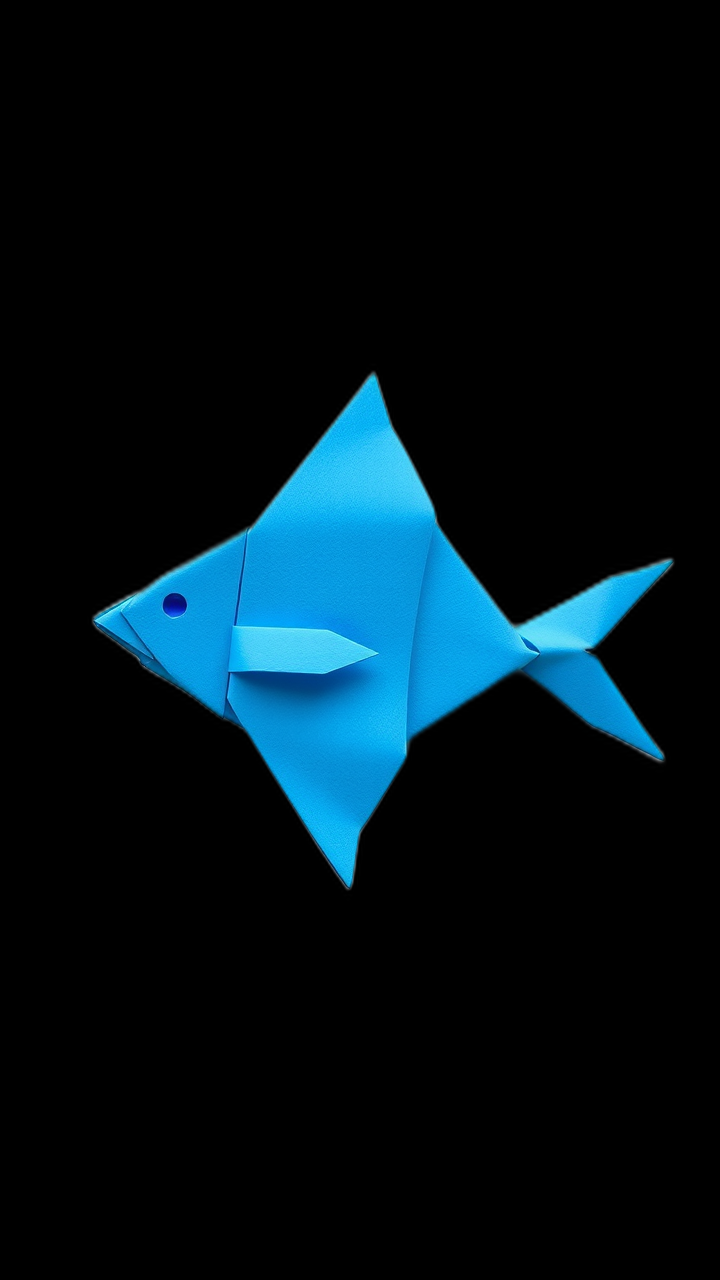
#> input picture assets/cards/fish_origami.png, 720 x 1280 px
$ python -i remove_bg_opencv.py   (imports and definitions only)
#> lines starting #> are read from the running program, lines starting #| are printed output that depends on the picture
"""
Professional background removal using OpenCV
使用 OpenCV 進行專業去背處理
"""
import cv2
import numpy as np
from pathlib import Path
from PIL import Image

def remove_white_background_opencv(input_path, output_path):
    """
    使用 OpenCV 移除白色背景

    Args:
        input_path: 輸入圖片路徑
        output_path: 輸出圖片路徑
    """
#> called with input_path = 'assets/cards/fish_origami.png', output_path = 'out.png'
    # 讀取圖片
    img = cv2.imread(str(input_path))
#> img is the input picture: shape (1280, 720, 3); mean B, G, R 25.3, 18.2, 2.1

    # 轉換為灰度圖
    gray = cv2.cvtColor(img, cv2.COLOR_BGR2GRAY)
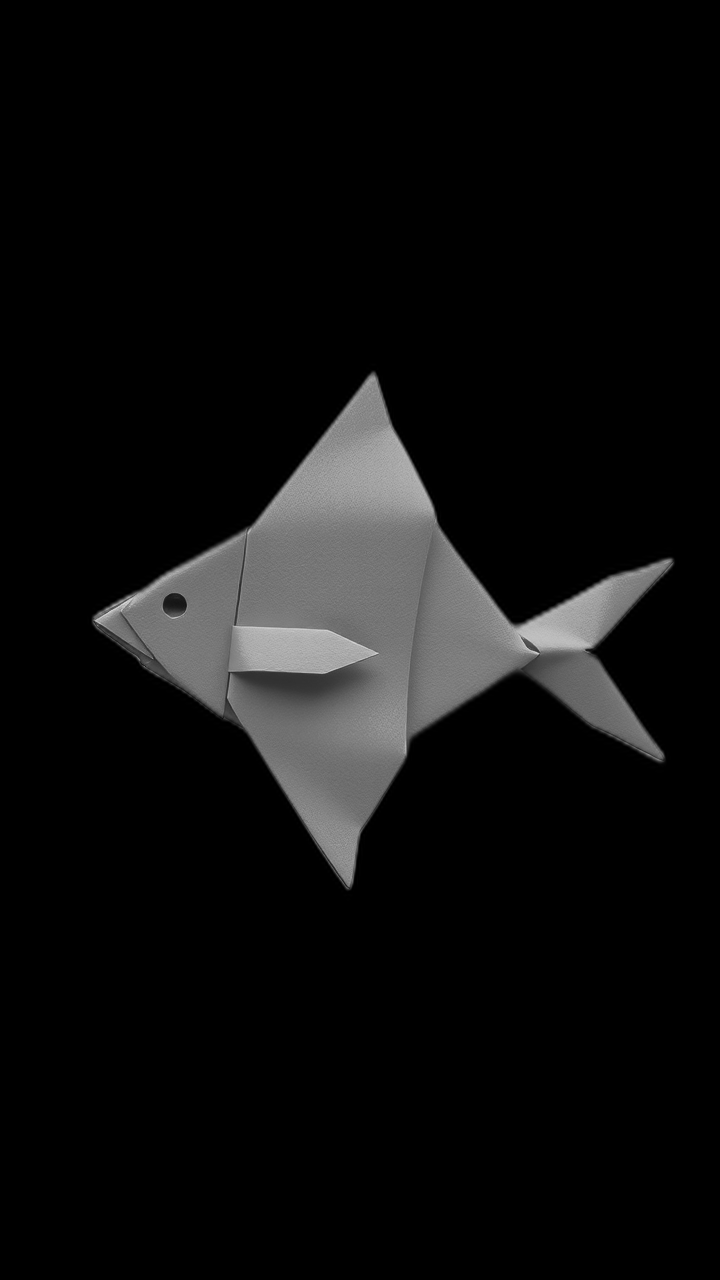
#> gray: shape (1280, 720); min 0, max 216, mean 14.2

    # 創建mask：將接近白色的部分標記為背景
    # 閾值設為240，任何灰度值大於240的像素都視為白色背景
    _, mask = cv2.threshold(gray, 240, 255, cv2.THRESH_BINARY_INV)
#> mask: shape (1280, 720); every value is 255

    # 進行形態學操作來清理mask
    kernel = np.ones((3,3), np.uint8)
    mask = cv2.morphologyEx(mask, cv2.MORPH_CLOSE, kernel, iterations=2)
    mask = cv2.morphologyEx(mask, cv2.MORPH_OPEN, kernel, iterations=1)

    # 將圖片轉換為RGBA
    b, g, r = cv2.split(img)
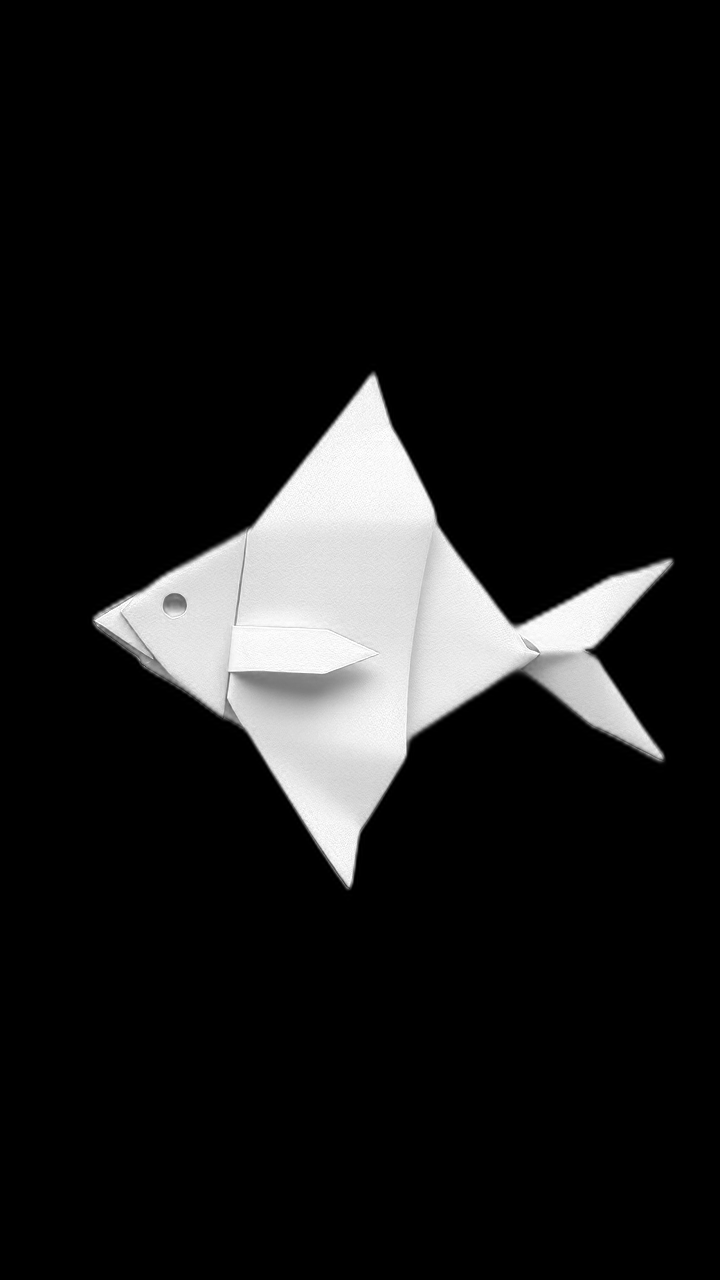
#> b: shape (1280, 720); min 0, max 255, mean 25.3
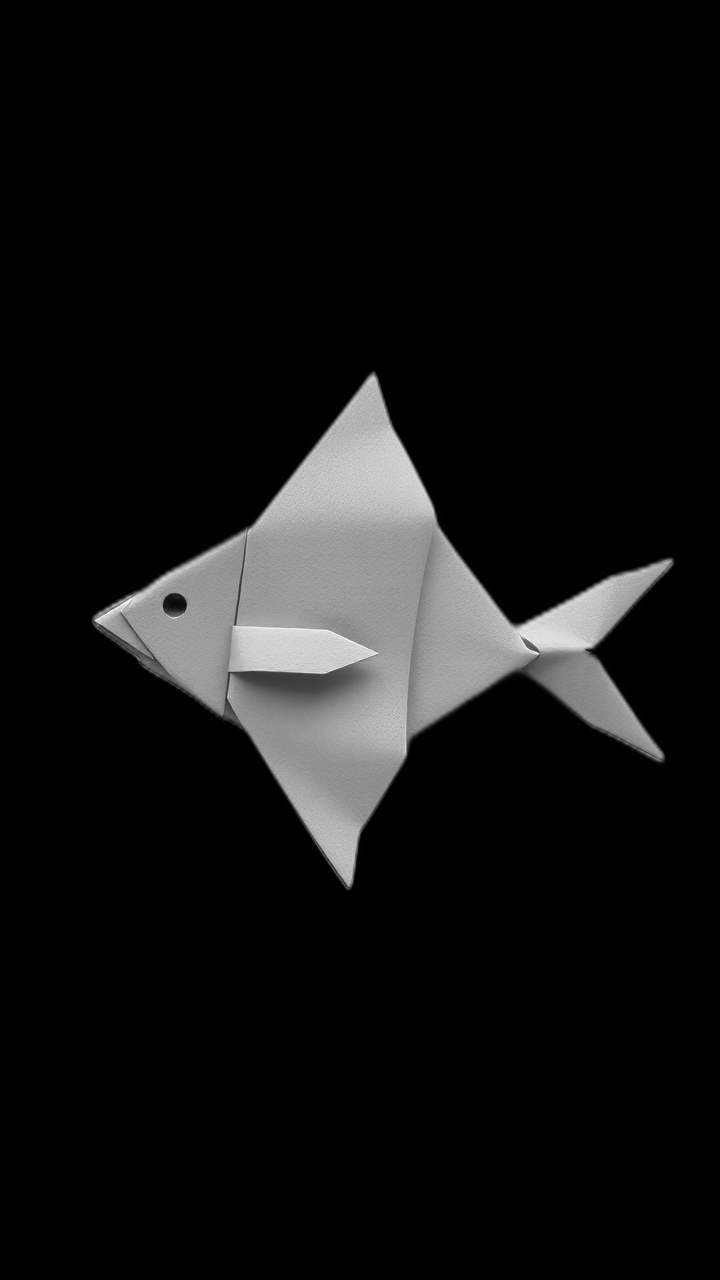
#> g: shape (1280, 720); min 0, max 255, mean 18.2
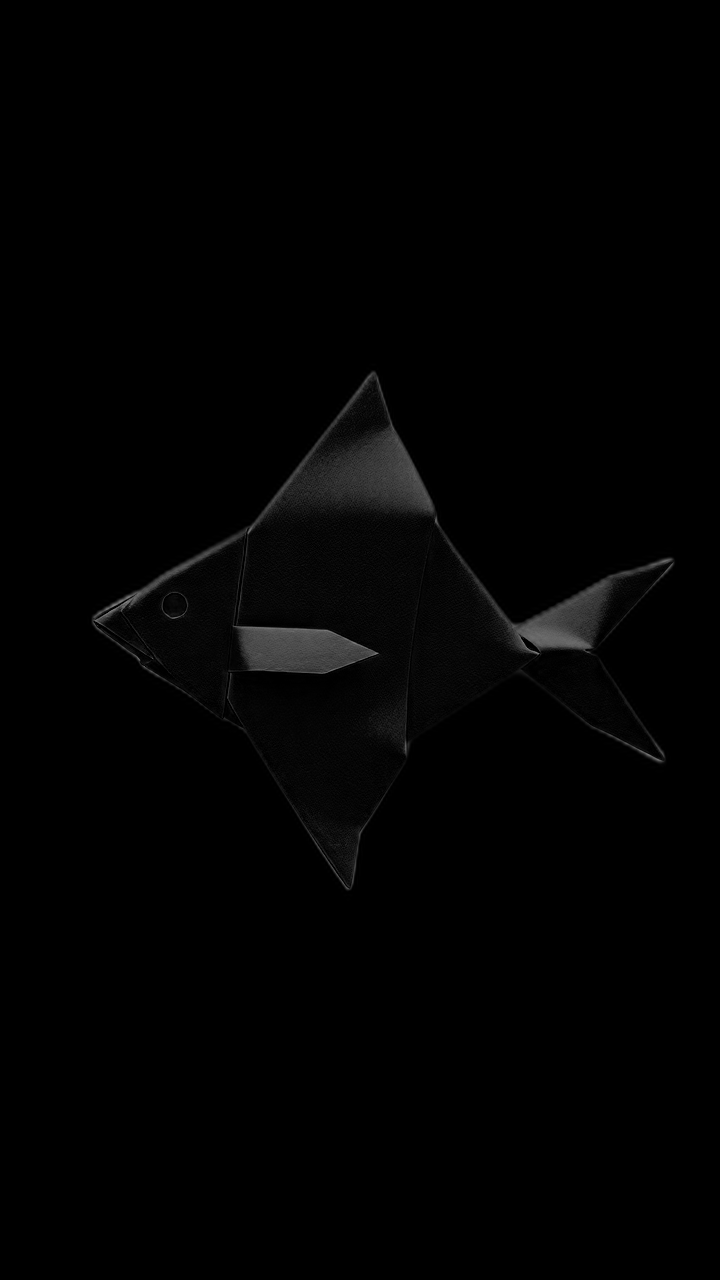
#> r: shape (1280, 720); min 0, max 127, mean 2.1
    rgba = [r, g, b, mask]
    output_img = cv2.merge(rgba)

    # 保存為PNG（支持透明）
    cv2.imwrite(str(output_path), output_img)

    return output_path


# [69 lines left out: function process_all_cards, not called in this run]


# [13 lines not run here, left out]

>>> result = remove_white_background_opencv('assets/cards/fish_origami.png', 'out.png')
